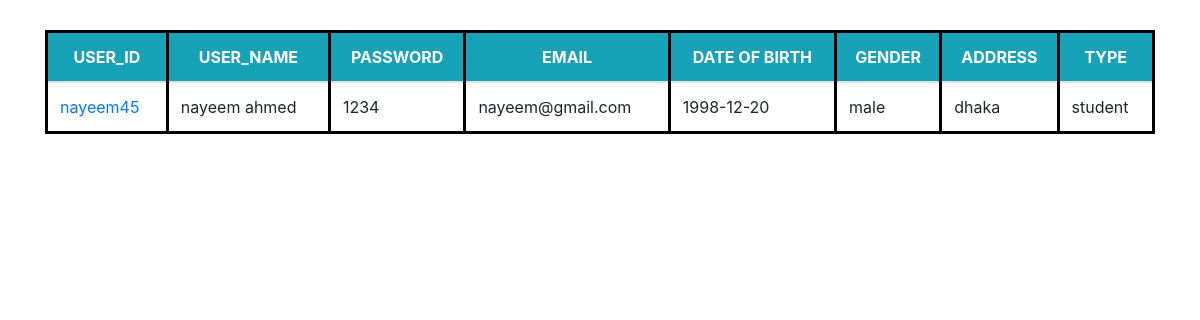
Page /showUser.php?id=1 on the committed database.
### tables this page shows
CREATE TABLE `user` (
  `id` int(50) NOT NULL,
  `user_id` varchar(50) NOT NULL,
  `user_name` varchar(50) NOT NULL,
  `password` varchar(50) NOT NULL,
  `email` varchar(60) NOT NULL,
  `date_of_birth` date NOT NULL,
  `gender` varchar(20) NOT NULL,
  `address` varchar(50) NOT NULL,
  `type` varchar(20) NOT NULL
);

### model.php (called while the page is built, shortened)
<?php
function showUser($id){
	$conn = db_conn();
	$selectQuery = "SELECT * FROM `user` where ID = ?";
    try {
        $stmt = $conn->prepare($selectQuery);
        $stmt->execute([$id]);
    } catch (PDOException $e) {
        echo $e->getMessage();
    }
    $row = $stmt->fetch(PDO::FETCH_ASSOC);
    return $row;
}

### controller/Userinfo.php (called while the page is built, shortened)
<?php
require_once 'model.php';
function fetchUser($id){
	return showUser($id);
}

### showUser.php (the view, shortened to what this page needs)
<?php
require_once 'controller/Userinfo.php';
$user = fetchUser($_GET['id']);
?>
<!DOCTYPE html>
<html>
<head>
	<link rel="stylesheet" href="https://maxcdn.bootstrapcdn.com/bootstrap/4.0.0/css/bootstrap.min.css">
</head>
<body>
<div class="container">
		<table class="table table-hover">
  <thead class="bg-info th">
    <tr>
      <th scope="col">User_id</th>
			<th scope="col">User_name</th>
			<th scope="col">Password</th>
			<th scope="col">Email</th>
			<th scope="col">Date of birth</th>
			<th scope="col">Gender</th>
			<th scope="col">Address</th>
			<th scope="col">Type</th>
    </tr>
  </thead>
	<tr>
	<td><a href="showUser.php?id=<?php echo $user['id'] ?>"><?php echo $user['user_id'] ?></a></td>
				<td><?php echo $user['user_name'] ?></td>
				<td><?php echo $user['password'] ?></td>
				<td><?php echo $user['email'] ?></td>
				<td><?php echo $user['date_of_birth'] ?></td>
				<td><?php echo $user['gender'] ?></td>
				<td><?php echo $user['address'] ?></td>
				<td><?php echo $user['type'] ?></td>
	</tr>
</table>
	</div>
</body>
</html>

### showUser.php (style rules this page uses)
.container { margin-top:30px; }
table,td,th { border:3px solid black; }
.th { text-align:center; text-transform: uppercase; color:white; }

### rows in the picture
user: user "nayeem45", user_name "nayeem ahmed", password "1234", email "nayeem@gmail.com", date_of_birth "1998-12-20", gender "male", address "dhaka", type "student"
